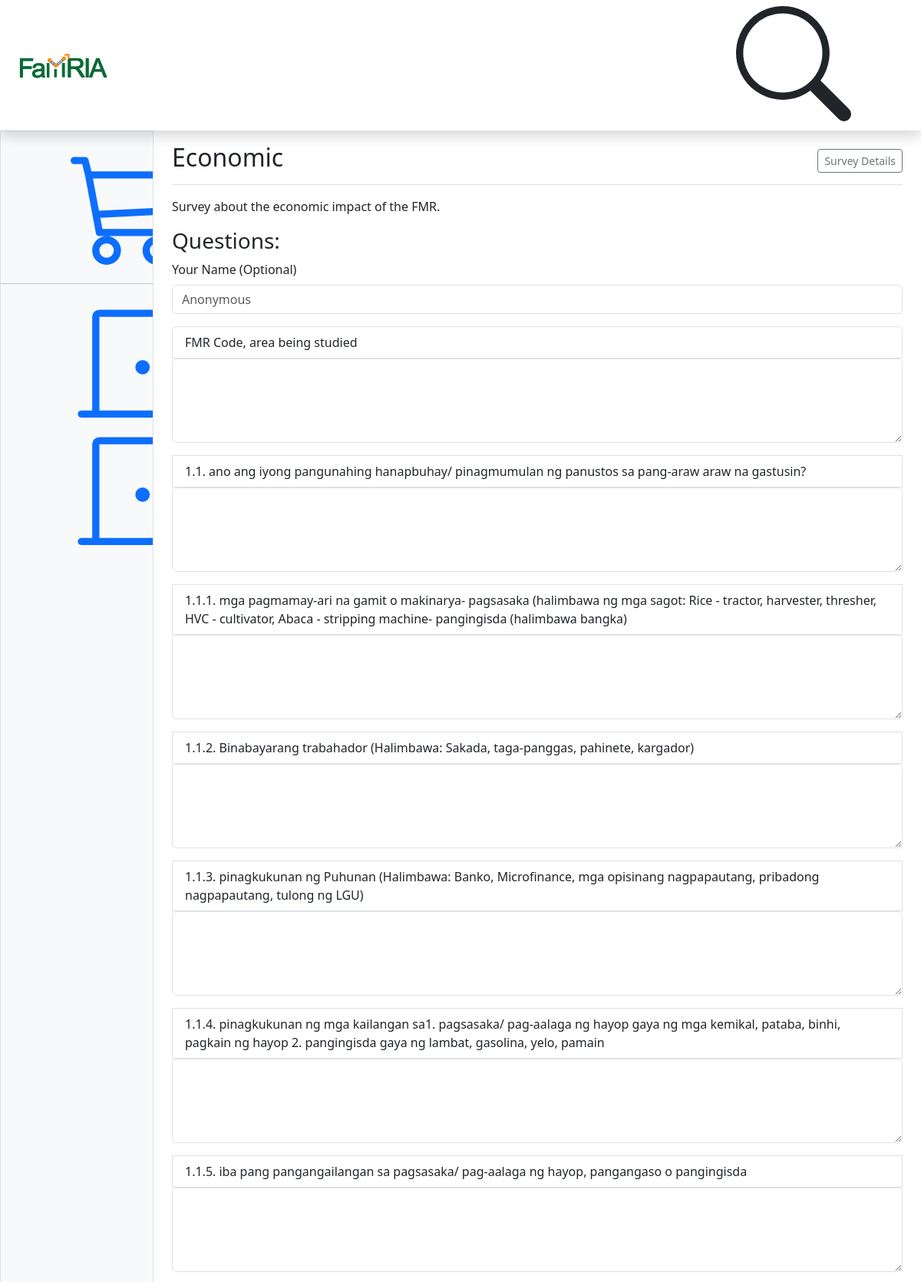
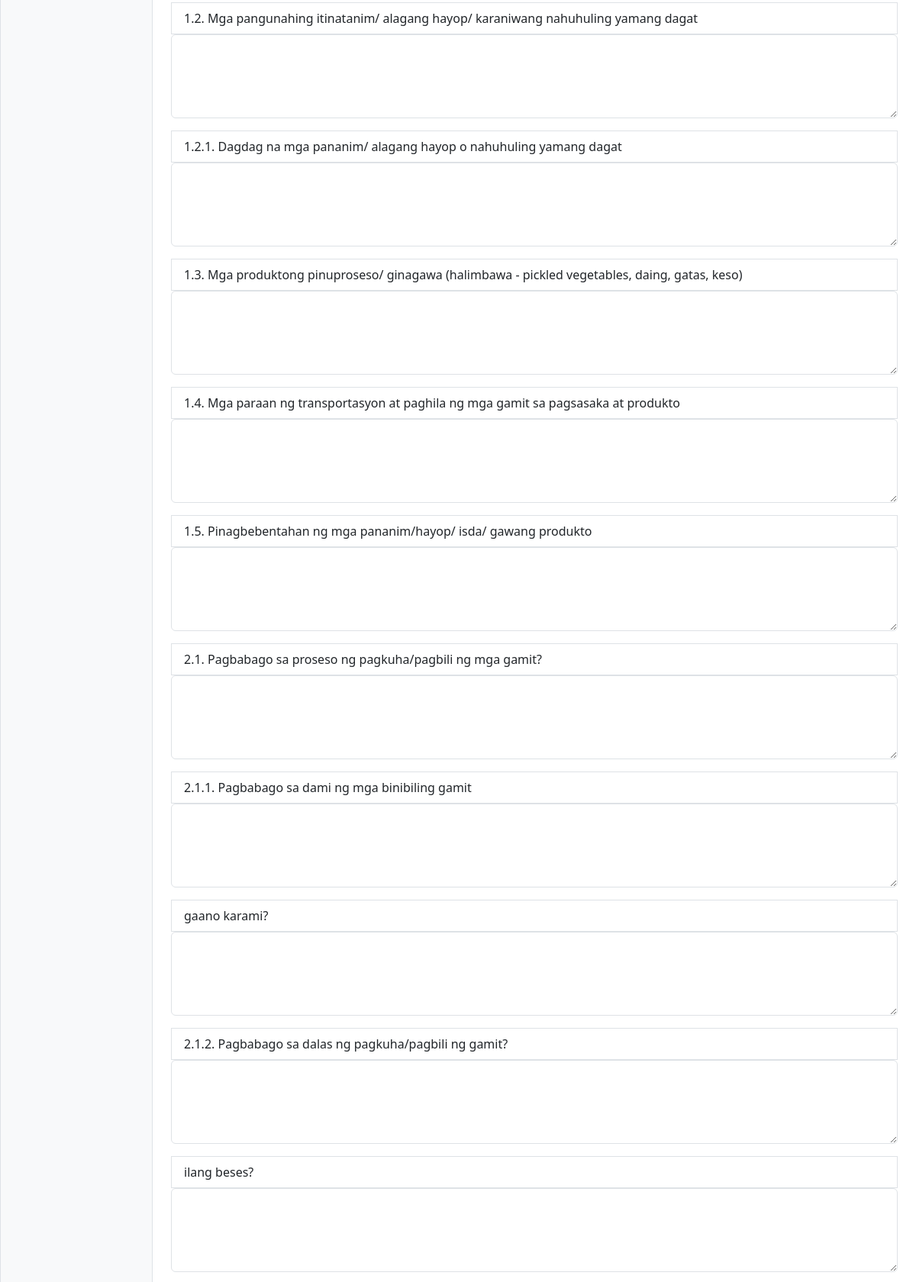
Page /survey/4/answer/ (upper part) on the committed database (2 pictures, top to bottom).
### survey/models.py (models this page shows, shortened)
class Survey(models.Model):
    title = models.CharField(max_length=255)
    description = models.TextField(blank=True, null=True)
    created_by = models.ForeignKey(User, on_delete=models.CASCADE, default=1)
    created_at = models.DateTimeField(auto_now_add=True)
    updated_at = models.DateTimeField(auto_now=True)
    status = models.IntegerField(_("Status"), default=0) # 1=Accepting Responses, 0 = Otherwise

class SurveyQuestion(models.Model):
    survey = models.ForeignKey(Survey, on_delete=models.CASCADE)
    question = models.ForeignKey(Question, on_delete=models.CASCADE)
    order = models.PositiveIntegerField(default=1)
    user = models.ForeignKey(User, verbose_name=_("Modified/Added by"), on_delete=models.CASCADE, default=1)
    class Meta:
        unique_together = ('survey', 'question')
        ordering = ['order']

class Question(MPTTModel):
    SECTOR_CHOICES = [
        ('general', 'General'),
        ('environmental', 'Environmental'),
        ('social', 'Social'),
        ('economic', 'Economic'),
        ('physical', 'Physical'),
    ]
    QUESTION_TYPES = [
        ('multiple_choice', 'Multiple Choice'),
        ('multiple_select', 'Multiple Select'),
        ('text', 'Text'),
        ('rating', 'Rating'),
    ]
    text = models.TextField()
    question_type = models.CharField(max_length=50, choices=QUESTION_TYPES, default='text')
    options = models.JSONField(blank=True, null=True)
    sector = models.CharField(max_length=50, choices=SECTOR_CHOICES)
    version = models.PositiveIntegerField(default=1)
    parent = TreeForeignKey('self', on_delete=models.CASCADE, null=True, blank=True, related_name='sub_questions')
    created_at = models.DateTimeField(auto_now_add=True)
    updated_at = models.DateTimeField(auto_now=True)
    user = models.ForeignKey(User, verbose_name=_("Created/Modified by"), on_delete=models.CASCADE, default=1)
    class MPTTMeta:
        order_insertion_by = ['text']

### survey/views.py (the view, shortened to what this page needs)
# urls.py: path('survey/<int:survey_id>/answer/', survey_response, name='survey-response'),  # Answer the questions in the survey
def survey_response(request, survey_id):
    survey = get_object_or_404(Survey, id=survey_id)
    assigned_questions = survey.surveyquestion_set.all()
    for sq in assigned_questions:
        options = sq.question.options  # Get the options field directly
        if options:  # Ensure options is not None or empty
            try:
                if isinstance(options, str):  # Check if it's stored as a string
                    options = json.loads(options)  # Try to parse it as JSON
                if isinstance(options, str):
                    options = json.loads(options.replace("\\\"", "\""))  # Clean up escaped quotes
            except (json.JSONDecodeError, TypeError) as e:
                options = []  # Set to an empty list if there's an error
        else:
            options = []  # If options is null, set to an empty list
        sq.question.options = options  # Update question object with valid options
    return render(request, 'surveys/survey_response_form.html', {
        'survey': survey,
        'assigned_questions': assigned_questions,
    })

### survey/templates/surveys/survey_response_form.html (shortened to what this page needs)
{% extends "dashboard.html" %}
{% block main_content %}
<div class="d-flex justify-content-between flex-wrap flex-md-nowrap align-items-center pt-3 pb-2 mb-3 border-bottom">
    <h1 class="h2">{{ survey.title }}</h1>
    <a href="{% url 'survey-detail' survey.id %}" type="button" class="btn btn-sm btn-outline-secondary">Survey Details</a>
</div>
    <p>{{ survey.description }}</p>
    <h3>Questions:</h3>
    <form action="{% url 'survey-response' survey.id %}" method="post">
        <div class="mb-3">
            <label for="respondent_name" class="form-label">Your Name (Optional)</label>
            <input type="text" class="form-control" name="respondent_name" placeholder="Anonymous">
        </div>
        <ul class="list-group">
            {% for sq in assigned_questions %}
            <li class="list-group-item">{{ sq.question.text }}</li>
            <div class="mb-3">
                {% if sq.question.question_type == 'multiple_choice' %}
                    <select class="form-select form-select-sm" name="{{ sq.id }}">
                        {% for option in sq.question.options %}
                            <option value="{{ option }}">{{ option }}</option>
                        {% endfor %}
                    </select>
                {% elif sq.question.question_type == 'multiple_select' %}
                    <select class="form-select form-select-sm" name="{{ sq.id }}" multiple>
                        {% for option in sq.question.options %}
                            <option value="{{ option }}">{{ option }}</option>
                        {% endfor %}
                    </select>
                {% elif sq.question.question_type == 'text' %}
                    <textarea class="form-control" name="{{ sq.id }}" rows="4"></textarea>
                {% elif sq.question.question_type == 'rating' %}
                    <input class="form-control" type="number" name="{{ sq.id }}" min="0" step="1">
                {% endif %}
            </div>
            {% endfor %}
        </ul>
    </form>
{% endblock %}

### rows in the picture
Survey: title "Economic", description "Survey about the economic impact of the FMR."
SurveyQuestion: question.text "FMR Code, area being studied"
SurveyQuestion: question.text "1.1. ano ang iyong pangunahing hanapbuhay/ pinagmumulan ng panustos sa pang-araw araw na gastusin?"
SurveyQuestion: question.text "1.1.1. mga pagmamay-ari na gamit o makinarya- pagsasaka (halimbawa ng mga sagot: Rice - tractor, harvester, thresher, HVC - cultivator, Abaca - stripping machine- pangingisda (halimbawa bangka)"
SurveyQuestion: question.text "1.1.2. Binabayarang trabahador (Halimbawa: Sakada, taga-panggas, pahinete, kargador)"
SurveyQuestion: question.text "1.1.3. pinagkukunan ng Puhunan (Halimbawa: Banko, Microfinance, mga opisinang nagpapautang, pribadong nagpapautang, tulong ng LGU)"
SurveyQuestion: question.text "1.1.4. pinagkukunan ng mga kailangan sa1. pagsasaka/ pag-aalaga ng hayop gaya ng mga kemikal, pataba, binhi, pagkain ng hayop 2. pangingisda gaya ng lambat, gasolina, yelo, pamain"
SurveyQuestion: question.text "1.1.5. iba pang pangangailangan sa pagsasaka/ pag-aalaga ng hayop, pangangaso o pangingisda"
SurveyQuestion: question.text "1.2. Mga pangunahing itinatanim/ alagang hayop/ karaniwang nahuhuling yamang dagat"
SurveyQuestion: question.text "1.2.1. Dagdag na mga pananim/ alagang hayop o nahuhuling yamang dagat"
SurveyQuestion: question.text "1.3. Mga produktong pinuproseso/ ginagawa (halimbawa - pickled vegetables, daing, gatas, keso)"
SurveyQuestion: question.text "1.4. Mga paraan ng transportasyon at paghila ng mga gamit sa pagsasaka at produkto"
SurveyQuestion: question.text "1.5. Pinagbebentahan ng mga pananim/hayop/ isda/ gawang produkto"
SurveyQuestion: question.text "2.1. Pagbabago sa proseso ng pagkuha/pagbili ng mga gamit?"
SurveyQuestion: question.text "2.1.1. Pagbabago sa dami ng mga binibiling gamit"
SurveyQuestion: question.text "gaano karami?"
SurveyQuestion: question.text "2.1.2. Pagbabago sa dalas ng pagkuha/pagbili ng gamit?"
SurveyQuestion: question.text "ilang beses?"
